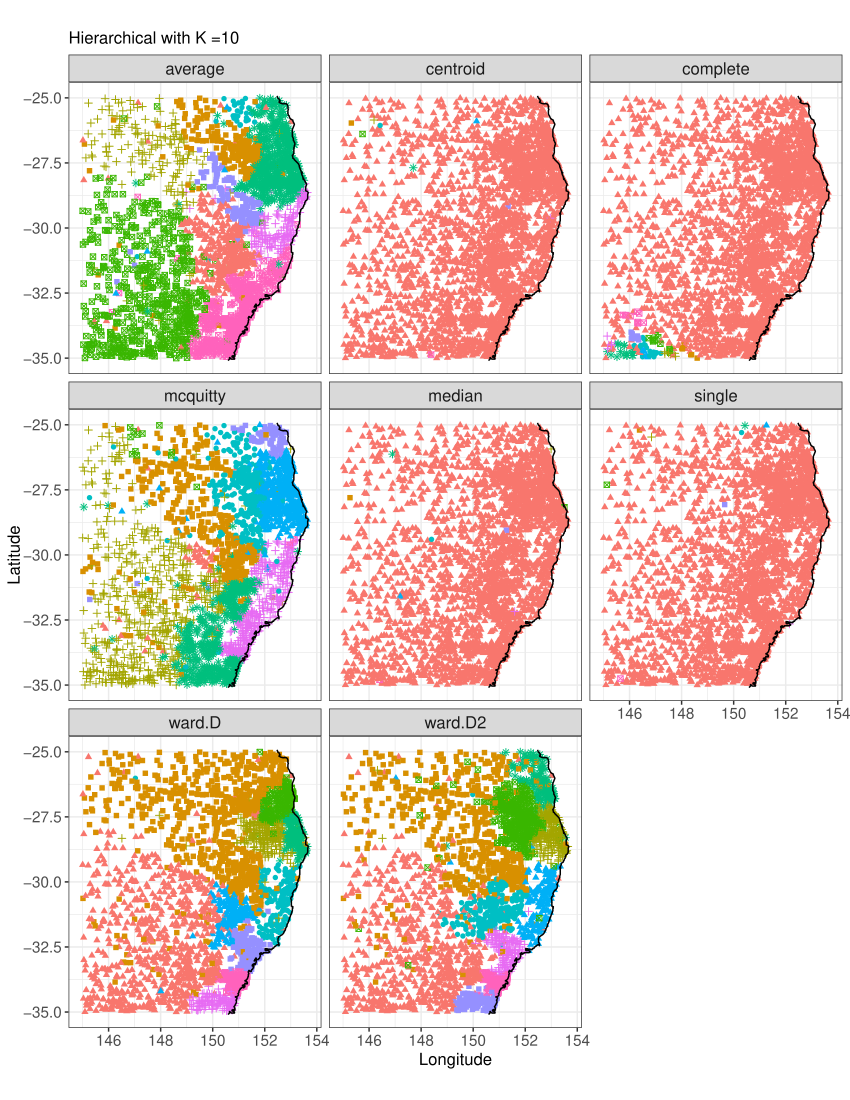

Write R code to recreate this figure.
### Plot to compare distances
text.type.large <- element_text(size = 12)
text.type.small <- element_text(size = 11)
source("/Users/saundersk1/Dropbox/Hard Drive/R/2018/ChapterCluster/R/utils_dist.R")
source("/Users/saundersk1/Documents/Git/clusterExtremes/R/utils_fitting.R")
source("/Users/saundersk1/Documents/Git/clusterExtremes/R/utils_aus_outline.R")
# --------------------------------------------------------

### Get region coords and data

# inputs needed
ea_id = 3; #wa_k = 7
print("Warning: May need to update region_id if we update the clustering in the working directory!!!")
region_id = ea_id
working_dir = "/Users/saundersk1/Dropbox/Hard Drive/R/2018/ChapterCluster/"

# data read
fmado_data = readRDS(paste(working_dir, "Data/fmado_data.rds", sep = ""))
region_coords = readRDS(paste(working_dir, "Data/region_coords.rds", sep = ""))

# data processing
test_coords = do.call(rbind, region_coords) %>%
  filter(latitude > -35 & latitude < -25 & longitude > 145)
test_max = select(fmado_data, test_coords$id)
dim(test_max); dim(test_coords)

# --------------------------------------------------------

#### For distance interpolation

# Inputs
min_common_years = 20
max_euclid = 1

# get distances
x = test_max

# update fmado distances for clustering
DD_fmado <- get_fmado_dist(x)

# cap the maximum fmado distances
DD_fmado_cap <- cap_fmado_dist(DD_fmado)

# count the overlapping observations between pairs
DD_common <- get_num_common_obs(x)

# if overlapping observations are too few, set to NA
DD_fmado_min <- apply_min_obs(DD_fmado = DD_fmado_cap,
                              DD_common, min_common_years)

# get euclid for the region
DD_euclid = dist(test_coords %>% select(-id), diag = TRUE, upper = TRUE)

# restrict the range of distances to the theoretical range
DD_fmado_range <- range_infill_missing_fmado(DD_euclid = DD_euclid,
                                             DD_fmado = DD_fmado_min, max_euclid)

DD_fmado_infill <- DD_fmado_range

DD_fmado_all <- crude_infill_missing_fmado(DD_euclid = DD_euclid,
                                           DD_fmado = DD_fmado_infill,
                                           max_euclid)

print("This interpolation definitiely needs review")

# --------------------------------------------------------

## Clustering
cluster_method = "Hierarchical"
linkage_method = c("ward.D", "ward.D2", "single", "complete",  "average", "mcquitty", "median", "centroid")
k = 10
len = length(linkage_method)
hcluster_list = vector("list", len)
for(i in 1:len){
  hclusters = hclust(DD_fmado_all, method = linkage_method[i])
  hcluster_list[[i]] = cutree(hclusters, k = k)
}

# --------------------------------------------------------

# Tidy for plot
hplot_list <- vector("list", len)
for(i in 1:len){
  df = data.frame(test_coords, cluster_id = hcluster_list[[i]]) %>%
    mutate(linkage = linkage_method[i])
  hplot_list[[i]] = df
}
hplot_df = do.call(rbind, hplot_list)

# --------------------------------------------------------

hplot_coords <- hplot_df
mainland_df <- utils_mainland()
tas_df <- utils_tasmania()
hplot_title = paste(cluster_method, " with K =", k, sep ="")

hcluster_plot <- ggplot() +
  geom_point(data = hplot_coords,
             aes(x = longitude, y = latitude,
                 col = as.factor(cluster_id),
                 shape = as.factor(cluster_id%%6),
                 group = linkage)) +
  # geom_point(data = medoid_coords, aes(x = longitude, y = latitude,
  #                                      group = distance_type)) +
  coord_fixed() +
  facet_wrap(~linkage, ncol = 3) +
  geom_path(data = mainland_df, aes(x = Long, y = Lat)) +
  geom_path(data = tas_df, aes(x = Long, y = Lat)) +
  scale_x_continuous(limits = range(hplot_coords$longitude) + c(-0.1, 0.1)) +
  scale_y_continuous(limits = range(hplot_coords$latitude) + c(-0.1, 0.1)) +
  theme_bw() +
  xlab("Longitude") +
  ylab("Latitude") +
  ggtitle(hplot_title) +
  theme(legend.position = "none",
        legend.text = text.type.small,
        strip.text.x = text.type.large,
        axis.text = text.type.small,
        plot.title = text.type.large,
        axis.title = text.type.large)

hcluster_plot
